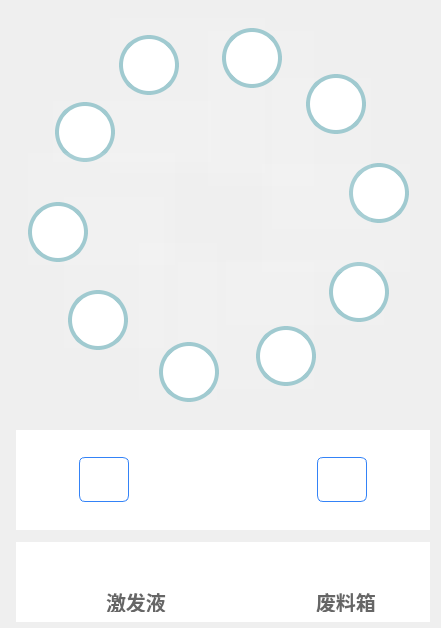
<?xml version="1.0" encoding="UTF-8"?>
<ui version="4.0">
 <class>ReagentBinShip</class>
 <widget class="QWidget" name="ReagentBinShip">
  <property name="geometry">
   <rect>
    <x>0</x>
    <y>0</y>
    <width>441</width>
    <height>628</height>
   </rect>
  </property>
  <property name="sizePolicy">
   <sizepolicy hsizetype="Fixed" vsizetype="Fixed">
    <horstretch>0</horstretch>
    <verstretch>0</verstretch>
   </sizepolicy>
  </property>
  <property name="minimumSize">
   <size>
    <width>441</width>
    <height>628</height>
   </size>
  </property>
  <property name="maximumSize">
   <size>
    <width>441</width>
    <height>628</height>
   </size>
  </property>
  <property name="windowTitle">
   <string>Form</string>
  </property>
  <widget class="QWidget" name="widget_down" native="true">
   <property name="geometry">
    <rect>
     <x>16</x>
     <y>542</y>
     <width>414</width>
     <height>80</height>
    </rect>
   </property>
   <property name="sizePolicy">
    <sizepolicy hsizetype="Fixed" vsizetype="Fixed">
     <horstretch>0</horstretch>
     <verstretch>0</verstretch>
    </sizepolicy>
   </property>
   <property name="minimumSize">
    <size>
     <width>414</width>
     <height>80</height>
    </size>
   </property>
   <property name="maximumSize">
    <size>
     <width>414</width>
     <height>80</height>
    </size>
   </property>
   <property name="styleSheet">
    <string notr="true">background: #FFFFFF;</string>
   </property>
   <widget class="QLabel" name="label_jifaye_logo">
    <property name="geometry">
     <rect>
      <x>30</x>
      <y>10</y>
      <width>47</width>
      <height>59</height>
     </rect>
    </property>
    <property name="sizePolicy">
     <sizepolicy hsizetype="Fixed" vsizetype="Fixed">
      <horstretch>0</horstretch>
      <verstretch>0</verstretch>
     </sizepolicy>
    </property>
    <property name="minimumSize">
     <size>
      <width>47</width>
      <height>59</height>
     </size>
    </property>
    <property name="maximumSize">
     <size>
      <width>47</width>
      <height>59</height>
     </size>
    </property>
    <property name="styleSheet">
     <string notr="true">border-image: url(:/beijing/jifaye.png);</string>
    </property>
    <property name="text">
     <string/>
    </property>
   </widget>
   <widget class="QLabel" name="label_feiliao_logo">
    <property name="geometry">
     <rect>
      <x>230</x>
      <y>10</y>
      <width>54</width>
      <height>58</height>
     </rect>
    </property>
    <property name="sizePolicy">
     <sizepolicy hsizetype="Fixed" vsizetype="Fixed">
      <horstretch>0</horstretch>
      <verstretch>0</verstretch>
     </sizepolicy>
    </property>
    <property name="minimumSize">
     <size>
      <width>54</width>
      <height>58</height>
     </size>
    </property>
    <property name="maximumSize">
     <size>
      <width>54</width>
      <height>58</height>
     </size>
    </property>
    <property name="styleSheet">
     <string notr="true">border-image: url(:/beijing/rublish.png);</string>
    </property>
    <property name="text">
     <string/>
    </property>
   </widget>
   <widget class="QLabel" name="label_jifaye_name">
    <property name="geometry">
     <rect>
      <x>90</x>
      <y>50</y>
      <width>64</width>
      <height>20</height>
     </rect>
    </property>
    <property name="sizePolicy">
     <sizepolicy hsizetype="Fixed" vsizetype="Fixed">
      <horstretch>0</horstretch>
      <verstretch>0</verstretch>
     </sizepolicy>
    </property>
    <property name="minimumSize">
     <size>
      <width>64</width>
      <height>20</height>
     </size>
    </property>
    <property name="maximumSize">
     <size>
      <width>64</width>
      <height>20</height>
     </size>
    </property>
    <property name="styleSheet">
     <string notr="true">font-family: PingFang SC;
font-weight: 500;
font-size: 20px;
color: #666666;
line-height: 68px;</string>
    </property>
    <property name="text">
     <string>激发液</string>
    </property>
   </widget>
   <widget class="QLabel" name="label_jifaye_num">
    <property name="geometry">
     <rect>
      <x>80</x>
      <y>20</y>
      <width>85</width>
      <height>23</height>
     </rect>
    </property>
    <property name="sizePolicy">
     <sizepolicy hsizetype="Fixed" vsizetype="Fixed">
      <horstretch>0</horstretch>
      <verstretch>0</verstretch>
     </sizepolicy>
    </property>
    <property name="minimumSize">
     <size>
      <width>85</width>
      <height>23</height>
     </size>
    </property>
    <property name="maximumSize">
     <size>
      <width>85</width>
      <height>23</height>
     </size>
    </property>
    <property name="styleSheet">
     <string notr="true">width: 85px;
height: 23px;
font-family: DIN;
font-weight: bold;
font-size: 28px;
color: #000000;
line-height: 68px;</string>
    </property>
    <property name="text">
     <string/>
    </property>
    <property name="alignment">
     <set>Qt::AlignCenter</set>
    </property>
   </widget>
   <widget class="QLabel" name="label_feiliaox_name">
    <property name="geometry">
     <rect>
      <x>300</x>
      <y>50</y>
      <width>64</width>
      <height>20</height>
     </rect>
    </property>
    <property name="sizePolicy">
     <sizepolicy hsizetype="Fixed" vsizetype="Fixed">
      <horstretch>0</horstretch>
      <verstretch>0</verstretch>
     </sizepolicy>
    </property>
    <property name="minimumSize">
     <size>
      <width>64</width>
      <height>20</height>
     </size>
    </property>
    <property name="maximumSize">
     <size>
      <width>64</width>
      <height>20</height>
     </size>
    </property>
    <property name="styleSheet">
     <string notr="true">font-family: PingFang SC;
font-weight: 500;
font-size: 20px;
color: #666666;
line-height: 68px;</string>
    </property>
    <property name="text">
     <string>废料箱</string>
    </property>
   </widget>
   <widget class="QLabel" name="label_feiliao_num">
    <property name="geometry">
     <rect>
      <x>290</x>
      <y>20</y>
      <width>85</width>
      <height>23</height>
     </rect>
    </property>
    <property name="sizePolicy">
     <sizepolicy hsizetype="Fixed" vsizetype="Fixed">
      <horstretch>0</horstretch>
      <verstretch>0</verstretch>
     </sizepolicy>
    </property>
    <property name="minimumSize">
     <size>
      <width>85</width>
      <height>23</height>
     </size>
    </property>
    <property name="maximumSize">
     <size>
      <width>85</width>
      <height>23</height>
     </size>
    </property>
    <property name="styleSheet">
     <string notr="true">width: 85px;
height: 23px;
font-family: DIN;
font-weight: bold;
font-size: 28px;
color: #000000;
line-height: 68px;</string>
    </property>
    <property name="text">
     <string/>
    </property>
    <property name="alignment">
     <set>Qt::AlignCenter</set>
    </property>
   </widget>
  </widget>
  <widget class="QWidget" name="widget_mid_up" native="true">
   <property name="geometry">
    <rect>
     <x>16</x>
     <y>10</y>
     <width>404</width>
     <height>404</height>
    </rect>
   </property>
   <property name="sizePolicy">
    <sizepolicy hsizetype="Fixed" vsizetype="Fixed">
     <horstretch>0</horstretch>
     <verstretch>0</verstretch>
    </sizepolicy>
   </property>
   <property name="minimumSize">
    <size>
     <width>404</width>
     <height>404</height>
    </size>
   </property>
   <property name="maximumSize">
    <size>
     <width>404</width>
     <height>404</height>
    </size>
   </property>
   <property name="styleSheet">
    <string notr="true">QWidget#widget_mid_up
{
border-image: url(:/static/images/disc.png);
}</string>
   </property>
   <widget class="QLabel" name="label_6">
    <property name="geometry">
     <rect>
      <x>192</x>
      <y>21</y>
      <width>106</width>
      <height>155</height>
     </rect>
    </property>
    <property name="sizePolicy">
     <sizepolicy hsizetype="Fixed" vsizetype="Fixed">
      <horstretch>106</horstretch>
      <verstretch>155</verstretch>
     </sizepolicy>
    </property>
    <property name="minimumSize">
     <size>
      <width>106</width>
      <height>155</height>
     </size>
    </property>
    <property name="maximumSize">
     <size>
      <width>106</width>
      <height>155</height>
     </size>
    </property>
    <property name="styleSheet">
     <string notr="true">background: rgba(255,255,255,0.08);
image: url(:/beijing/sample_6.png);</string>
    </property>
    <property name="text">
     <string/>
    </property>
   </widget>
   <widget class="QPushButton" name="pushButton_reagent_6">
    <property name="geometry">
     <rect>
      <x>206</x>
      <y>18</y>
      <width>60</width>
      <height>60</height>
     </rect>
    </property>
    <property name="sizePolicy">
     <sizepolicy hsizetype="Fixed" vsizetype="Fixed">
      <horstretch>0</horstretch>
      <verstretch>0</verstretch>
     </sizepolicy>
    </property>
    <property name="minimumSize">
     <size>
      <width>60</width>
      <height>60</height>
     </size>
    </property>
    <property name="maximumSize">
     <size>
      <width>60</width>
      <height>60</height>
     </size>
    </property>
    <property name="styleSheet">
     <string notr="true">background: #FFFFFF;
border-radius: 30px;
border: 4px solid #A0CAD0;

font-family: DIN;
font-weight: bold;
font-size: 30px;
color: #8CBEC5;
line-height: 42px;</string>
    </property>
    <property name="text">
     <string/>
    </property>
   </widget>
   <widget class="QLabel" name="label_5">
    <property name="geometry">
     <rect>
      <x>94</x>
      <y>8</y>
      <width>155</width>
      <height>155</height>
     </rect>
    </property>
    <property name="sizePolicy">
     <sizepolicy hsizetype="Fixed" vsizetype="Fixed">
      <horstretch>155</horstretch>
      <verstretch>103</verstretch>
     </sizepolicy>
    </property>
    <property name="minimumSize">
     <size>
      <width>155</width>
      <height>103</height>
     </size>
    </property>
    <property name="maximumSize">
     <size>
      <width>103</width>
      <height>155</height>
     </size>
    </property>
    <property name="styleSheet">
     <string notr="true">background: rgba(255,255,255,0.08);
image: url(:/beijing/sample_5.png);</string>
    </property>
    <property name="text">
     <string/>
    </property>
   </widget>
   <widget class="QPushButton" name="pushButton_reagent_5">
    <property name="geometry">
     <rect>
      <x>103</x>
      <y>25</y>
      <width>60</width>
      <height>60</height>
     </rect>
    </property>
    <property name="sizePolicy">
     <sizepolicy hsizetype="Fixed" vsizetype="Fixed">
      <horstretch>0</horstretch>
      <verstretch>0</verstretch>
     </sizepolicy>
    </property>
    <property name="minimumSize">
     <size>
      <width>60</width>
      <height>60</height>
     </size>
    </property>
    <property name="maximumSize">
     <size>
      <width>60</width>
      <height>60</height>
     </size>
    </property>
    <property name="styleSheet">
     <string notr="true">background: #FFFFFF;
border-radius: 30px;
border: 4px solid #A0CAD0;

font-family: DIN;
font-weight: bold;
font-size: 30px;
color: #8CBEC5;
line-height: 42px;</string>
    </property>
    <property name="text">
     <string/>
    </property>
   </widget>
   <widget class="QLabel" name="label_4">
    <property name="geometry">
     <rect>
      <x>37</x>
      <y>91</y>
      <width>158</width>
      <height>61</height>
     </rect>
    </property>
    <property name="sizePolicy">
     <sizepolicy hsizetype="Fixed" vsizetype="Fixed">
      <horstretch>155</horstretch>
      <verstretch>103</verstretch>
     </sizepolicy>
    </property>
    <property name="minimumSize">
     <size>
      <width>158</width>
      <height>61</height>
     </size>
    </property>
    <property name="maximumSize">
     <size>
      <width>158</width>
      <height>61</height>
     </size>
    </property>
    <property name="styleSheet">
     <string notr="true">background: rgba(255,255,255,0.08);
image: url(:/beijing/sample_4.png);
</string>
    </property>
    <property name="text">
     <string/>
    </property>
   </widget>
   <widget class="QPushButton" name="pushButton_reagent_4">
    <property name="geometry">
     <rect>
      <x>39</x>
      <y>92</y>
      <width>60</width>
      <height>60</height>
     </rect>
    </property>
    <property name="sizePolicy">
     <sizepolicy hsizetype="Fixed" vsizetype="Fixed">
      <horstretch>0</horstretch>
      <verstretch>0</verstretch>
     </sizepolicy>
    </property>
    <property name="minimumSize">
     <size>
      <width>60</width>
      <height>60</height>
     </size>
    </property>
    <property name="maximumSize">
     <size>
      <width>60</width>
      <height>60</height>
     </size>
    </property>
    <property name="styleSheet">
     <string notr="true">background: #FFFFFF;
border-radius: 30px;
border: 4px solid #A0CAD0;

font-family: DIN;
font-weight: bold;
font-size: 30px;
color: #8CBEC5;
line-height: 42px;</string>
    </property>
    <property name="text">
     <string/>
    </property>
   </widget>
   <widget class="QLabel" name="label_3">
    <property name="geometry">
     <rect>
      <x>12</x>
      <y>143</y>
      <width>147</width>
      <height>112</height>
     </rect>
    </property>
    <property name="sizePolicy">
     <sizepolicy hsizetype="Fixed" vsizetype="Fixed">
      <horstretch>155</horstretch>
      <verstretch>103</verstretch>
     </sizepolicy>
    </property>
    <property name="minimumSize">
     <size>
      <width>147</width>
      <height>112</height>
     </size>
    </property>
    <property name="maximumSize">
     <size>
      <width>147</width>
      <height>112</height>
     </size>
    </property>
    <property name="styleSheet">
     <string notr="true">background: rgba(255,255,255,0.08);
image: url(:/beijing/sample_3.png);
</string>
    </property>
    <property name="text">
     <string/>
    </property>
   </widget>
   <widget class="QPushButton" name="pushButton_reagent_3">
    <property name="geometry">
     <rect>
      <x>12</x>
      <y>192</y>
      <width>60</width>
      <height>60</height>
     </rect>
    </property>
    <property name="sizePolicy">
     <sizepolicy hsizetype="Fixed" vsizetype="Fixed">
      <horstretch>0</horstretch>
      <verstretch>0</verstretch>
     </sizepolicy>
    </property>
    <property name="minimumSize">
     <size>
      <width>60</width>
      <height>60</height>
     </size>
    </property>
    <property name="maximumSize">
     <size>
      <width>60</width>
      <height>60</height>
     </size>
    </property>
    <property name="styleSheet">
     <string notr="true">background: #FFFFFF;
border-radius: 30px;
border: 4px solid #A0CAD0;

font-family: DIN;
font-weight: bold;
font-size: 30px;
color: #8CBEC5;
line-height: 42px;</string>
    </property>
    <property name="text">
     <string/>
    </property>
   </widget>
   <widget class="QLabel" name="label_2">
    <property name="geometry">
     <rect>
      <x>48</x>
      <y>187</y>
      <width>100</width>
      <height>151</height>
     </rect>
    </property>
    <property name="sizePolicy">
     <sizepolicy hsizetype="Fixed" vsizetype="Fixed">
      <horstretch>155</horstretch>
      <verstretch>103</verstretch>
     </sizepolicy>
    </property>
    <property name="minimumSize">
     <size>
      <width>100</width>
      <height>151</height>
     </size>
    </property>
    <property name="maximumSize">
     <size>
      <width>100</width>
      <height>151</height>
     </size>
    </property>
    <property name="styleSheet">
     <string notr="true">background: rgba(255,255,255,0.08);
image: url(:/beijing/sample_2.png);
</string>
    </property>
    <property name="text">
     <string/>
    </property>
   </widget>
   <widget class="QPushButton" name="pushButton_reagent_2">
    <property name="geometry">
     <rect>
      <x>52</x>
      <y>280</y>
      <width>60</width>
      <height>60</height>
     </rect>
    </property>
    <property name="sizePolicy">
     <sizepolicy hsizetype="Fixed" vsizetype="Fixed">
      <horstretch>0</horstretch>
      <verstretch>0</verstretch>
     </sizepolicy>
    </property>
    <property name="minimumSize">
     <size>
      <width>60</width>
      <height>60</height>
     </size>
    </property>
    <property name="maximumSize">
     <size>
      <width>60</width>
      <height>60</height>
     </size>
    </property>
    <property name="styleSheet">
     <string notr="true">background: #FFFFFF;
border-radius: 30px;
border: 4px solid #A0CAD0;

font-family: DIN;
font-weight: bold;
font-size: 30px;
color: #8CBEC5;
line-height: 42px;</string>
    </property>
    <property name="text">
     <string/>
    </property>
   </widget>
   <widget class="QLabel" name="label_1">
    <property name="geometry">
     <rect>
      <x>123</x>
      <y>233</y>
      <width>78</width>
      <height>157</height>
     </rect>
    </property>
    <property name="sizePolicy">
     <sizepolicy hsizetype="Fixed" vsizetype="Fixed">
      <horstretch>155</horstretch>
      <verstretch>103</verstretch>
     </sizepolicy>
    </property>
    <property name="minimumSize">
     <size>
      <width>78</width>
      <height>157</height>
     </size>
    </property>
    <property name="maximumSize">
     <size>
      <width>78</width>
      <height>157</height>
     </size>
    </property>
    <property name="styleSheet">
     <string notr="true">background: rgba(255,255,255,0.08);
image: url(:/beijing/sample_1.png);
</string>
    </property>
    <property name="text">
     <string/>
    </property>
   </widget>
   <widget class="QPushButton" name="pushButton_reagent_1">
    <property name="geometry">
     <rect>
      <x>143</x>
      <y>332</y>
      <width>60</width>
      <height>60</height>
     </rect>
    </property>
    <property name="sizePolicy">
     <sizepolicy hsizetype="Fixed" vsizetype="Fixed">
      <horstretch>0</horstretch>
      <verstretch>0</verstretch>
     </sizepolicy>
    </property>
    <property name="minimumSize">
     <size>
      <width>60</width>
      <height>60</height>
     </size>
    </property>
    <property name="maximumSize">
     <size>
      <width>60</width>
      <height>60</height>
     </size>
    </property>
    <property name="styleSheet">
     <string notr="true">background: #FFFFFF;
border-radius: 30px;
border: 4px solid #A0CAD0;

font-family: DIN;
font-weight: bold;
font-size: 30px;
color: #8CBEC5;
line-height: 42px;</string>
    </property>
    <property name="text">
     <string/>
    </property>
   </widget>
   <widget class="QLabel" name="label_10">
    <property name="geometry">
     <rect>
      <x>162</x>
      <y>252</y>
      <width>136</width>
      <height>127</height>
     </rect>
    </property>
    <property name="sizePolicy">
     <sizepolicy hsizetype="Fixed" vsizetype="Fixed">
      <horstretch>155</horstretch>
      <verstretch>103</verstretch>
     </sizepolicy>
    </property>
    <property name="minimumSize">
     <size>
      <width>136</width>
      <height>127</height>
     </size>
    </property>
    <property name="maximumSize">
     <size>
      <width>136</width>
      <height>127</height>
     </size>
    </property>
    <property name="styleSheet">
     <string notr="true">background: rgba(255,255,255,0.08);
image: url(:/beijing/sample_10.png);

</string>
    </property>
    <property name="text">
     <string/>
    </property>
   </widget>
   <widget class="QPushButton" name="pushButton_reagent_10">
    <property name="geometry">
     <rect>
      <x>240</x>
      <y>316</y>
      <width>60</width>
      <height>60</height>
     </rect>
    </property>
    <property name="sizePolicy">
     <sizepolicy hsizetype="Fixed" vsizetype="Fixed">
      <horstretch>0</horstretch>
      <verstretch>0</verstretch>
     </sizepolicy>
    </property>
    <property name="minimumSize">
     <size>
      <width>60</width>
      <height>60</height>
     </size>
    </property>
    <property name="maximumSize">
     <size>
      <width>60</width>
      <height>60</height>
     </size>
    </property>
    <property name="styleSheet">
     <string notr="true">background: #FFFFFF;
border-radius: 30px;
border: 4px solid #A0CAD0;

font-family: DIN;
font-weight: bold;
font-size: 30px;
color: #8CBEC5;
line-height: 42px;</string>
    </property>
    <property name="text">
     <string/>
    </property>
   </widget>
   <widget class="QLabel" name="label_9">
    <property name="geometry">
     <rect>
      <x>210</x>
      <y>250</y>
      <width>158</width>
      <height>65</height>
     </rect>
    </property>
    <property name="sizePolicy">
     <sizepolicy hsizetype="Fixed" vsizetype="Fixed">
      <horstretch>155</horstretch>
      <verstretch>103</verstretch>
     </sizepolicy>
    </property>
    <property name="minimumSize">
     <size>
      <width>158</width>
      <height>65</height>
     </size>
    </property>
    <property name="maximumSize">
     <size>
      <width>158</width>
      <height>65</height>
     </size>
    </property>
    <property name="styleSheet">
     <string notr="true">background: rgba(255,255,255,0.08);
selection-color: rgb(121, 255, 193);


</string>
    </property>
    <property name="text">
     <string/>
    </property>
   </widget>
   <widget class="QPushButton" name="pushButton_reagent_9">
    <property name="geometry">
     <rect>
      <x>313</x>
      <y>252</y>
      <width>60</width>
      <height>60</height>
     </rect>
    </property>
    <property name="sizePolicy">
     <sizepolicy hsizetype="Fixed" vsizetype="Fixed">
      <horstretch>0</horstretch>
      <verstretch>0</verstretch>
     </sizepolicy>
    </property>
    <property name="minimumSize">
     <size>
      <width>60</width>
      <height>60</height>
     </size>
    </property>
    <property name="maximumSize">
     <size>
      <width>60</width>
      <height>60</height>
     </size>
    </property>
    <property name="styleSheet">
     <string notr="true">background: #FFFFFF;
border-radius: 30px;
border: 4px solid #A0CAD0;

font-family: DIN;
font-weight: bold;
font-size: 30px;
color: #8CBEC5;
line-height: 42px;</string>
    </property>
    <property name="text">
     <string/>
    </property>
   </widget>
   <widget class="QLabel" name="label_8">
    <property name="geometry">
     <rect>
      <x>246</x>
      <y>154</y>
      <width>148</width>
      <height>108</height>
     </rect>
    </property>
    <property name="sizePolicy">
     <sizepolicy hsizetype="Fixed" vsizetype="Fixed">
      <horstretch>155</horstretch>
      <verstretch>103</verstretch>
     </sizepolicy>
    </property>
    <property name="minimumSize">
     <size>
      <width>148</width>
      <height>108</height>
     </size>
    </property>
    <property name="maximumSize">
     <size>
      <width>148</width>
      <height>108</height>
     </size>
    </property>
    <property name="styleSheet">
     <string notr="true">background: rgba(255,255,255,0.08);
image: url(:/beijing/sample_8.png);


</string>
    </property>
    <property name="text">
     <string/>
    </property>
   </widget>
   <widget class="QPushButton" name="pushButton_reagent_8">
    <property name="geometry">
     <rect>
      <x>333</x>
      <y>153</y>
      <width>60</width>
      <height>60</height>
     </rect>
    </property>
    <property name="sizePolicy">
     <sizepolicy hsizetype="Fixed" vsizetype="Fixed">
      <horstretch>0</horstretch>
      <verstretch>0</verstretch>
     </sizepolicy>
    </property>
    <property name="minimumSize">
     <size>
      <width>60</width>
      <height>60</height>
     </size>
    </property>
    <property name="maximumSize">
     <size>
      <width>60</width>
      <height>60</height>
     </size>
    </property>
    <property name="styleSheet">
     <string notr="true">background: #FFFFFF;
border-radius: 30px;
border: 4px solid #A0CAD0;

font-family: DIN;
font-weight: bold;
font-size: 30px;
color: #8CBEC5;
line-height: 42px;</string>
    </property>
    <property name="text">
     <string/>
    </property>
   </widget>
   <widget class="QLabel" name="label_7">
    <property name="geometry">
     <rect>
      <x>256</x>
      <y>68</y>
      <width>99</width>
      <height>151</height>
     </rect>
    </property>
    <property name="sizePolicy">
     <sizepolicy hsizetype="Fixed" vsizetype="Fixed">
      <horstretch>155</horstretch>
      <verstretch>103</verstretch>
     </sizepolicy>
    </property>
    <property name="minimumSize">
     <size>
      <width>99</width>
      <height>151</height>
     </size>
    </property>
    <property name="maximumSize">
     <size>
      <width>99</width>
      <height>151</height>
     </size>
    </property>
    <property name="styleSheet">
     <string notr="true">background: rgba(255,255,255,0.08);
image: url(:/beijing/sample_7.png);


</string>
    </property>
    <property name="text">
     <string/>
    </property>
   </widget>
   <widget class="QPushButton" name="pushButton_reagent_7">
    <property name="geometry">
     <rect>
      <x>290</x>
      <y>64</y>
      <width>60</width>
      <height>60</height>
     </rect>
    </property>
    <property name="sizePolicy">
     <sizepolicy hsizetype="Fixed" vsizetype="Fixed">
      <horstretch>0</horstretch>
      <verstretch>0</verstretch>
     </sizepolicy>
    </property>
    <property name="minimumSize">
     <size>
      <width>60</width>
      <height>60</height>
     </size>
    </property>
    <property name="maximumSize">
     <size>
      <width>60</width>
      <height>60</height>
     </size>
    </property>
    <property name="styleSheet">
     <string notr="true">background: #FFFFFF;
border-radius: 30px;
border: 4px solid #A0CAD0;

font-family: DIN;
font-weight: bold;
font-size: 30px;
color: #8CBEC5;
line-height: 42px;</string>
    </property>
    <property name="text">
     <string/>
    </property>
   </widget>
   <zorder>label_6</zorder>
   <zorder>label_5</zorder>
   <zorder>pushButton_reagent_5</zorder>
   <zorder>label_4</zorder>
   <zorder>pushButton_reagent_4</zorder>
   <zorder>label_3</zorder>
   <zorder>label_2</zorder>
   <zorder>pushButton_reagent_2</zorder>
   <zorder>label_1</zorder>
   <zorder>label_10</zorder>
   <zorder>pushButton_reagent_10</zorder>
   <zorder>label_9</zorder>
   <zorder>pushButton_reagent_9</zorder>
   <zorder>label_8</zorder>
   <zorder>pushButton_reagent_8</zorder>
   <zorder>label_7</zorder>
   <zorder>pushButton_reagent_7</zorder>
   <zorder>pushButton_reagent_1</zorder>
   <zorder>pushButton_reagent_6</zorder>
   <zorder>pushButton_reagent_3</zorder>
  </widget>
  <widget class="QWidget" name="widget_mid_down" native="true">
   <property name="geometry">
    <rect>
     <x>16</x>
     <y>430</y>
     <width>414</width>
     <height>100</height>
    </rect>
   </property>
   <property name="sizePolicy">
    <sizepolicy hsizetype="Fixed" vsizetype="Fixed">
     <horstretch>0</horstretch>
     <verstretch>0</verstretch>
    </sizepolicy>
   </property>
   <property name="minimumSize">
    <size>
     <width>414</width>
     <height>100</height>
    </size>
   </property>
   <property name="maximumSize">
    <size>
     <width>114</width>
     <height>100</height>
    </size>
   </property>
   <property name="styleSheet">
    <string notr="true">background: #FFFFFF;</string>
   </property>
   <layout class="QGridLayout" name="gridLayout">
    <item row="0" column="2">
     <spacer name="horizontalSpacer">
      <property name="orientation">
       <enum>Qt::Horizontal</enum>
      </property>
      <property name="sizeHint" stdset="0">
       <size>
        <width>8</width>
        <height>20</height>
       </size>
      </property>
     </spacer>
    </item>
    <item row="0" column="4">
     <spacer name="horizontalSpacer_2">
      <property name="orientation">
       <enum>Qt::Horizontal</enum>
      </property>
      <property name="sizeHint" stdset="0">
       <size>
        <width>8</width>
        <height>20</height>
       </size>
      </property>
     </spacer>
    </item>
    <item row="0" column="0">
     <spacer name="horizontalSpacer_4">
      <property name="orientation">
       <enum>Qt::Horizontal</enum>
      </property>
      <property name="sizeHint" stdset="0">
       <size>
        <width>8</width>
        <height>20</height>
       </size>
      </property>
     </spacer>
    </item>
    <item row="0" column="6">
     <spacer name="horizontalSpacer_3">
      <property name="orientation">
       <enum>Qt::Horizontal</enum>
      </property>
      <property name="sizeHint" stdset="0">
       <size>
        <width>8</width>
        <height>20</height>
       </size>
      </property>
     </spacer>
    </item>
    <item row="0" column="5">
     <widget class="QPushButton" name="btn_rotate_right">
      <property name="minimumSize">
       <size>
        <width>50</width>
        <height>45</height>
       </size>
      </property>
      <property name="styleSheet">
       <string notr="true">border: 1px solid #3483F7;
border-image: url(:/static/PHOTOS/btn_right.png);
border-radius: 6px;
color: #3483F7;

</string>
      </property>
      <property name="text">
       <string/>
      </property>
     </widget>
    </item>
    <item row="0" column="1">
     <widget class="QPushButton" name="btn_rotate_left">
      <property name="minimumSize">
       <size>
        <width>50</width>
        <height>45</height>
       </size>
      </property>
      <property name="styleSheet">
       <string notr="true">border: 1px solid #3483F7;
border-image: url(:/static/PHOTOS/btn_left.png);
border-radius: 6px;
color: #3483F7;

</string>
      </property>
      <property name="text">
       <string/>
      </property>
     </widget>
    </item>
    <item row="0" column="3">
     <widget class="QPushButton" name="btn_rotate">
      <property name="sizePolicy">
       <sizepolicy hsizetype="Fixed" vsizetype="Fixed">
        <horstretch>0</horstretch>
        <verstretch>0</verstretch>
       </sizepolicy>
      </property>
      <property name="minimumSize">
       <size>
        <width>50</width>
        <height>50</height>
       </size>
      </property>
      <property name="maximumSize">
       <size>
        <width>50</width>
        <height>50</height>
       </size>
      </property>
      <property name="styleSheet">
       <string notr="true">background: #FFFFFF;
border-image: url(:/beijing/location_x.png);
border-radius: 25px;</string>
      </property>
      <property name="text">
       <string/>
      </property>
     </widget>
    </item>
   </layout>
  </widget>
 </widget>
 <resources/>
 <connections/>
</ui>
